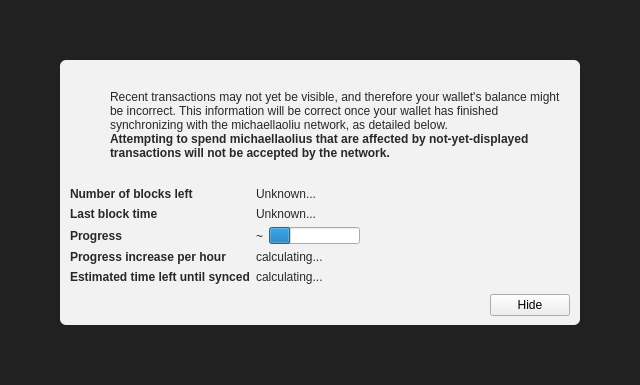
<?xml version="1.0" encoding="UTF-8"?>
<ui version="4.0">
 <class>ModalOverlay</class>
 <widget class="ModalOverlay" name="ModalOverlay">
  <property name="geometry">
   <rect>
    <x>0</x>
    <y>0</y>
    <width>640</width>
    <height>385</height>
   </rect>
  </property>
  <property name="windowTitle">
   <string>Form</string>
  </property>
  <layout class="QVBoxLayout" name="verticalLayout" stretch="0">
   <property name="sizeConstraint">
    <enum>QLayout::SetDefaultConstraint</enum>
   </property>
   <property name="leftMargin">
    <number>0</number>
   </property>
   <property name="topMargin">
    <number>0</number>
   </property>
   <property name="rightMargin">
    <number>0</number>
   </property>
   <property name="bottomMargin">
    <number>0</number>
   </property>
   <item>
    <widget class="QWidget" name="bgWidget" native="true">
     <property name="styleSheet">
      <string notr="true">#bgWidget { background: rgba(0,0,0,220); }</string>
     </property>
     <layout class="QVBoxLayout" name="verticalLayoutMain" stretch="1">
      <property name="leftMargin">
       <number>60</number>
      </property>
      <property name="topMargin">
       <number>60</number>
      </property>
      <property name="rightMargin">
       <number>60</number>
      </property>
      <property name="bottomMargin">
       <number>60</number>
      </property>
      <item>
       <widget class="QWidget" name="contentWidget" native="true">
        <property name="styleSheet">
         <string notr="true">#contentWidget { background: rgba(255,255,255,240); border-radius: 6px; }

QLabel { color: rgb(40,40,40);  }</string>
        </property>
        <layout class="QVBoxLayout" name="verticalLayoutSub" stretch="1,0,0,0">
         <property name="spacing">
          <number>0</number>
         </property>
         <property name="leftMargin">
          <number>10</number>
         </property>
         <property name="topMargin">
          <number>10</number>
         </property>
         <property name="rightMargin">
          <number>10</number>
         </property>
         <property name="bottomMargin">
          <number>10</number>
         </property>
         <item>
          <layout class="QHBoxLayout" name="horizontalLayoutIconText" stretch="0,1">
           <property name="topMargin">
            <number>20</number>
           </property>
           <item>
            <layout class="QVBoxLayout" name="verticalLayoutIcon">
             <property name="leftMargin">
              <number>0</number>
             </property>
             <item>
              <widget class="QPushButton" name="warningIcon">
               <property name="enabled">
                <bool>false</bool>
               </property>
               <property name="text">
                <string/>
               </property>
               <property name="icon">
                <iconset>
                 <normaloff>:/icons/warning</normaloff>
                 <disabledoff>:/icons/warning</disabledoff>:/icons/warning</iconset>
               </property>
               <property name="iconSize">
                <size>
                 <width>48</width>
                 <height>48</height>
                </size>
               </property>
               <property name="flat">
                <bool>true</bool>
               </property>
              </widget>
             </item>
             <item>
              <spacer name="verticalSpacerWarningIcon">
               <property name="orientation">
                <enum>Qt::Vertical</enum>
               </property>
               <property name="sizeHint" stdset="0">
                <size>
                 <width>20</width>
                 <height>40</height>
                </size>
               </property>
              </spacer>
             </item>
            </layout>
           </item>
           <item>
            <layout class="QVBoxLayout" name="verticalLayoutInfoText">
             <property name="leftMargin">
              <number>0</number>
             </property>
             <property name="topMargin">
              <number>0</number>
             </property>
             <item>
              <widget class="QLabel" name="infoText">
               <property name="text">
                <string>Recent transactions may not yet be visible, and therefore your wallet's balance might be incorrect. This information will be correct once your wallet has finished synchronizing with the michaellaoliu network, as detailed below.</string>
               </property>
               <property name="textFormat">
                <enum>Qt::RichText</enum>
               </property>
               <property name="wordWrap">
                <bool>true</bool>
               </property>
              </widget>
             </item>
             <item>
              <widget class="QLabel" name="infoTextStrong">
               <property name="font">
                <font>
                 <weight>75</weight>
                 <bold>true</bold>
                </font>
               </property>
               <property name="text">
                <string>Attempting to spend michaellaolius that are affected by not-yet-displayed transactions will not be accepted by the network.</string>
               </property>
               <property name="textFormat">
                <enum>Qt::RichText</enum>
               </property>
               <property name="wordWrap">
                <bool>true</bool>
               </property>
              </widget>
             </item>
             <item>
              <spacer name="verticalSpacerInTextSpace">
               <property name="orientation">
                <enum>Qt::Vertical</enum>
               </property>
               <property name="sizeHint" stdset="0">
                <size>
                 <width>20</width>
                 <height>40</height>
                </size>
               </property>
              </spacer>
             </item>
            </layout>
           </item>
          </layout>
         </item>
         <item>
          <spacer name="verticalSpacerAfterText">
           <property name="orientation">
            <enum>Qt::Vertical</enum>
           </property>
           <property name="sizeHint" stdset="0">
            <size>
             <width>20</width>
             <height>40</height>
            </size>
           </property>
          </spacer>
         </item>
         <item>
          <layout class="QFormLayout" name="formLayout">
           <property name="fieldGrowthPolicy">
            <enum>QFormLayout::FieldsStayAtSizeHint</enum>
           </property>
           <property name="horizontalSpacing">
            <number>6</number>
           </property>
           <property name="verticalSpacing">
            <number>6</number>
           </property>
           <property name="topMargin">
            <number>10</number>
           </property>
           <item row="0" column="0">
            <widget class="QLabel" name="labelNumberOfBlocksLeft">
             <property name="font">
              <font>
               <weight>75</weight>
               <bold>true</bold>
              </font>
             </property>
             <property name="text">
              <string>Number of blocks left</string>
             </property>
            </widget>
           </item>
           <item row="0" column="1">
            <widget class="QLabel" name="numberOfBlocksLeft">
             <property name="text">
              <string>Unknown...</string>
             </property>
            </widget>
           </item>
           <item row="1" column="0">
            <widget class="QLabel" name="labelLastBlockTime">
             <property name="font">
              <font>
               <weight>75</weight>
               <bold>true</bold>
              </font>
             </property>
             <property name="text">
              <string>Last block time</string>
             </property>
            </widget>
           </item>
           <item row="1" column="1">
            <widget class="QLabel" name="newestBlockDate">
             <property name="sizePolicy">
              <sizepolicy hsizetype="Maximum" vsizetype="Preferred">
               <horstretch>0</horstretch>
               <verstretch>0</verstretch>
              </sizepolicy>
             </property>
             <property name="text">
              <string>Unknown...</string>
             </property>
            </widget>
           </item>
           <item row="2" column="0">
            <widget class="QLabel" name="labelSyncDone">
             <property name="font">
              <font>
               <weight>75</weight>
               <bold>true</bold>
              </font>
             </property>
             <property name="text">
              <string>Progress</string>
             </property>
            </widget>
           </item>
           <item row="2" column="1">
            <layout class="QHBoxLayout" name="horizontalLayoutSync" stretch="0,1">
             <item>
              <widget class="QLabel" name="percentageProgress">
               <property name="text">
                <string notr="true">~</string>
               </property>
              </widget>
             </item>
             <item>
              <widget class="QProgressBar" name="progressBar">
               <property name="value">
                <number>24</number>
               </property>
               <property name="format">
                <string/>
               </property>
              </widget>
             </item>
            </layout>
           </item>
           <item row="4" column="0">
            <widget class="QLabel" name="labelProgressIncrease">
             <property name="font">
              <font>
               <weight>75</weight>
               <bold>true</bold>
              </font>
             </property>
             <property name="text">
              <string>Progress increase per hour</string>
             </property>
            </widget>
           </item>
           <item row="4" column="1">
            <widget class="QLabel" name="progressIncreasePerH">
             <property name="text">
              <string>calculating...</string>
             </property>
            </widget>
           </item>
           <item row="5" column="0">
            <widget class="QLabel" name="labelEstimatedTimeLeft">
             <property name="font">
              <font>
               <weight>75</weight>
               <bold>true</bold>
              </font>
             </property>
             <property name="text">
              <string>Estimated time left until synced</string>
             </property>
            </widget>
           </item>
           <item row="5" column="1">
            <widget class="QLabel" name="expectedTimeLeft">
             <property name="text">
              <string>calculating...</string>
             </property>
            </widget>
           </item>
          </layout>
         </item>
         <item>
          <layout class="QHBoxLayout" name="horizontalLayoutButtons">
           <property name="leftMargin">
            <number>10</number>
           </property>
           <property name="topMargin">
            <number>10</number>
           </property>
           <item>
            <spacer name="horizontalSpacer">
             <property name="orientation">
              <enum>Qt::Horizontal</enum>
             </property>
             <property name="sizeHint" stdset="0">
              <size>
               <width>40</width>
               <height>20</height>
              </size>
             </property>
            </spacer>
           </item>
           <item>
            <widget class="QPushButton" name="closeButton">
             <property name="text">
              <string>Hide</string>
             </property>
            </widget>
           </item>
          </layout>
         </item>
        </layout>
       </widget>
      </item>
     </layout>
    </widget>
   </item>
  </layout>
 </widget>
 <customwidgets>
  <customwidget>
   <class>ModalOverlay</class>
   <extends>QWidget</extends>
   <header>qt/modaloverlay.h</header>
   <container>1</container>
  </customwidget>
 </customwidgets>
 <resources/>
 <connections/>
</ui>
